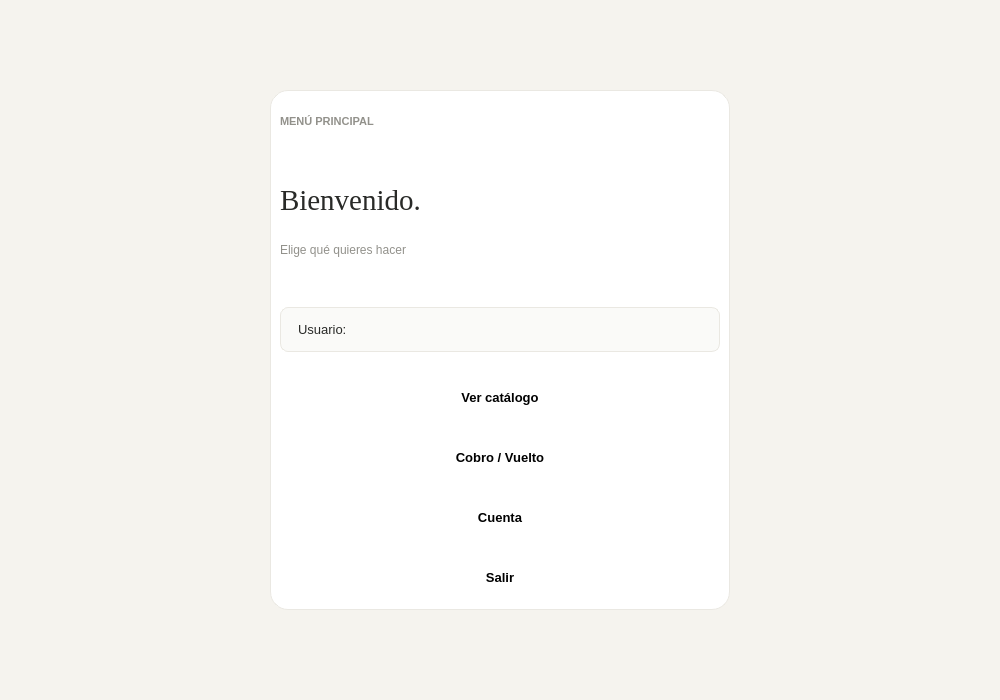
<?xml version="1.0" encoding="utf-8"?>
<ui version="4.0">
 <class>MenuPrincipalClass</class>
 <widget class="QWidget" name="MenuPrincipalClass">
  <property name="geometry">
   <rect>
    <x>0</x>
    <y>0</y>
    <width>1000</width>
    <height>700</height>
   </rect>
  </property>
  <property name="minimumSize">
   <size>
    <width>760</width>
    <height>560</height>
   </size>
  </property>
  <property name="windowTitle">
   <string>Menú principal</string>
  </property>
  <property name="styleSheet">
   <string notr="true">#MenuPrincipalClass {
	background-color: #F5F3EE;
}
#softCard {
	background-color: #FFFFFF;
	border: 1px solid #EAE8E2;
	border-radius: 18px;
}
QLabel#lblTitulo {
	color: #292A28;
	font-family: Georgia;
	font-size: 29px;
	font-weight: 400;
}
QLabel#lblSubtitulo {
	color: #92918B;
	font-family: "Segoe UI";
	font-size: 12px;
}
QLabel#lblSeccion {
	color: #92918B;
	font-family: "Segoe UI";
	font-size: 11px;
	font-weight: 600;
}
QLabel#lblUsuario {
	color: #292A28;
	background: #FAFAF8;
	border: 1px solid #EAE8E2;
	border-radius: 8px;
	padding: 14px;
	font-family: "Segoe UI";
	font-size: 13px;
}
QPushButton {
	min-height: 46px;
	border-radius: 8px;
	padding: 0 13px;
	font-family: "Segoe UI";
	font-size: 13px;
	font-weight: 600;
}
QPushButton[rol="principal"] {
	background-color: #899B83;
	color: #FFFFFF;
	border: none;
}
QPushButton[rol="principal"]:hover {
	background-color: #788B72;
}
QPushButton[rol="principal"]:pressed {
	background-color: #6D8067;
}
QPushButton[rol="principal"]:disabled {
	background-color: #D8DED5;
	color: #92918B;
}</string>
  </property>
  <layout class="QVBoxLayout" name="layoutExterior">
   <property name="leftMargin">
    <number>24</number>
   </property>
   <property name="topMargin">
    <number>24</number>
   </property>
   <property name="rightMargin">
    <number>24</number>
   </property>
   <property name="bottomMargin">
    <number>24</number>
   </property>
   <item>
    <spacer name="spacerSuperior">
     <property name="orientation">
      <enum>Qt::Orientation::Vertical</enum>
     </property>
     <property name="sizeHint" stdset="0">
      <size>
       <width>20</width>
       <height>40</height>
      </size>
     </property>
    </spacer>
   </item>
   <item>
    <layout class="QHBoxLayout" name="filaTarjeta">
     <item>
      <spacer name="spacerIzquierdo">
       <property name="orientation">
        <enum>Qt::Orientation::Horizontal</enum>
       </property>
       <property name="sizeHint" stdset="0">
        <size>
         <width>40</width>
         <height>20</height>
        </size>
       </property>
      </spacer>
     </item>
     <item>
      <widget class="QFrame" name="softCard">
       <property name="minimumSize">
        <size>
         <width>460</width>
         <height>520</height>
        </size>
       </property>
       <property name="maximumSize">
        <size>
         <width>520</width>
         <height>560</height>
        </size>
       </property>
       <property name="frameShape">
        <enum>QFrame::Shape::NoFrame</enum>
       </property>
       <layout class="QVBoxLayout" name="contenido"><item><widget class="QLabel" name="lblSeccion"><property name="text"><string>MENÚ PRINCIPAL</string></property></widget></item><item><spacer name="spacerSeccion"><property name="orientation"><enum>Qt::Orientation::Vertical</enum></property><property name="sizeType"><enum>QSizePolicy::Policy::Fixed</enum></property><property name="sizeHint"><size><width>20</width><height>30</height></size></property></spacer></item><item><widget class="QLabel" name="lblTitulo"><property name="text"><string>Bienvenido.</string></property></widget></item><item><widget class="QLabel" name="lblSubtitulo"><property name="text"><string>Elige qué quieres hacer</string></property></widget></item><item><spacer name="spacerSubtitulo"><property name="orientation"><enum>Qt::Orientation::Vertical</enum></property><property name="sizeType"><enum>QSizePolicy::Policy::Fixed</enum></property><property name="sizeHint"><size><width>20</width><height>30</height></size></property></spacer></item><item><widget class="QLabel" name="lblUsuario"><property name="text"><string>Usuario:</string></property></widget></item><item><spacer name="spacerUsuario"><property name="orientation"><enum>Qt::Orientation::Vertical</enum></property><property name="sizeType"><enum>QSizePolicy::Policy::Fixed</enum></property><property name="sizeHint"><size><width>20</width><height>16</height></size></property></spacer></item><item><widget class="QPushButton" name="btnCatalogo"><property name="minimumSize"><size><width>0</width><height>43</height></size></property><property name="text"><string>Ver catálogo</string></property><property name="rol" stdset="0"><string>principal</string></property></widget></item><item><spacer name="spacerCatalogo"><property name="orientation"><enum>Qt::Orientation::Vertical</enum></property><property name="sizeType"><enum>QSizePolicy::Policy::Fixed</enum></property><property name="sizeHint"><size><width>20</width><height>8</height></size></property></spacer></item><item><widget class="QPushButton" name="btnCobro"><property name="minimumSize"><size><width>0</width><height>43</height></size></property><property name="text"><string>Cobro / Vuelto</string></property><property name="rol" stdset="0"><string>principal</string></property></widget></item><item><spacer name="spacerCobro"><property name="orientation"><enum>Qt::Orientation::Vertical</enum></property><property name="sizeType"><enum>QSizePolicy::Policy::Fixed</enum></property><property name="sizeHint"><size><width>20</width><height>8</height></size></property></spacer></item><item><widget class="QPushButton" name="btnCuenta"><property name="minimumSize"><size><width>0</width><height>43</height></size></property><property name="text"><string>Cuenta</string></property><property name="rol" stdset="0"><string>principal</string></property></widget></item><item><spacer name="spacerCuenta"><property name="orientation"><enum>Qt::Orientation::Vertical</enum></property><property name="sizeType"><enum>QSizePolicy::Policy::Fixed</enum></property><property name="sizeHint"><size><width>20</width><height>8</height></size></property></spacer></item><item><widget class="QPushButton" name="btnSalir"><property name="minimumSize"><size><width>0</width><height>43</height></size></property><property name="text"><string>Salir</string></property><property name="rol" stdset="0"><string>principal</string></property></widget></item></layout>
      </widget>
     </item>
     <item>
      <spacer name="spacerDerecho">
       <property name="orientation">
        <enum>Qt::Orientation::Horizontal</enum>
       </property>
       <property name="sizeHint" stdset="0">
        <size>
         <width>40</width>
         <height>20</height>
        </size>
       </property>
      </spacer>
     </item>
    </layout>
   </item>
   <item>
    <spacer name="spacerInferiorExterior">
     <property name="orientation">
      <enum>Qt::Orientation::Vertical</enum>
     </property>
     <property name="sizeHint" stdset="0">
      <size>
       <width>20</width>
       <height>40</height>
      </size>
     </property>
    </spacer>
   </item>
  </layout>
 </widget>
 <resources />
 <connections />
</ui>
